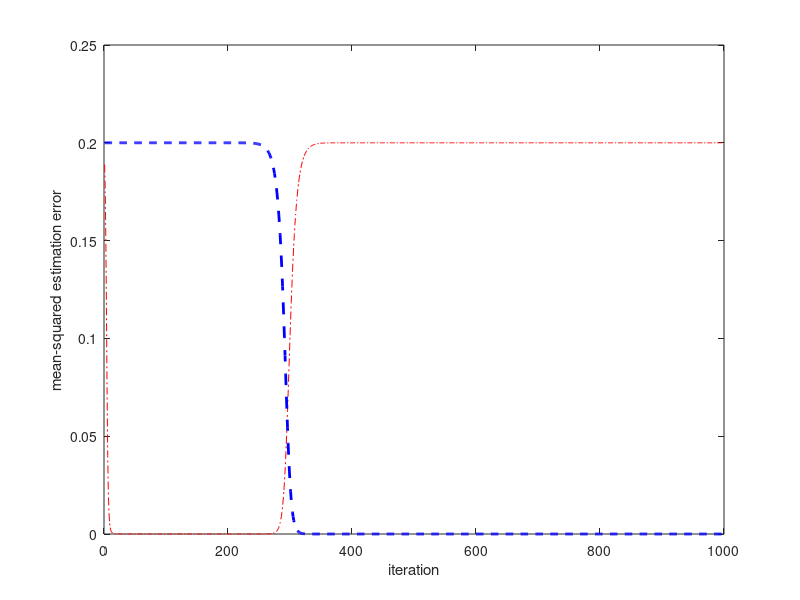

MATLAB code for this plot:
%Using an simple example to see the divergence
%Topology is just the simple example used in the TSP paper
%According to our results, the results of Bertrand seems skeptical

clc;clear all;close all;

%%%Topology
nodes = 10; 
delta = 0.1;
one = ones(nodes,1);

adja = [0 1 0 0 1 0 0 1 1 1;1 0 0 0 0 0 0 0 1 0;0 0 0 1 0 1 1 1 1 0;...
    0 0 1 0 0 1 0 0 0 0;1 0 0 0 0 0 1 1 1 1;0 0 1 1 0 0 1 1 0 0;...
    0 0 1 0 1 1 0 1 0 1;1 0 1 0 1 1 1 0 1 1;1 1 1 0 1 0 0 1 0 1;1 0 0 0 1 0 1 1 1 0];
laplacian = diag(sum(adja,2)) - adja;
matrixC = eye(nodes) - delta*laplacian;

%%%Initial vector
initial = zeros(nodes,1);
initial(1) = 1;
initial = laplacian*initial;

%%%True Fiedler vector
[v,d] = eig(laplacian);
Fiedler = v(:,2);
All = ones(nodes,1)/sqrt(nodes);

iter = 1e3;
FiedlerE = zeros(nodes, iter);
Error = zeros(1, iter);
FiedlerE(:,1) = initial;
FiedlerE(:,1) = FiedlerE(:,1)/norm(FiedlerE(:,1), 2);
Error(1) = (norm(FiedlerE(:,1) - Fiedler, 2))^2/nodes;
ErrorOne = zeros(1,iter);
ErrorOne(1) = (norm(FiedlerE(:,1) - All, 2))^2/nodes;

for i=1:iter-1
    temp = matrixC*FiedlerE(:,i);
    FiedlerE(:,i+1) = temp/norm(temp, 2);
    
    Error(i+1) = (norm(FiedlerE(:,i+1) - Fiedler, 2))^2/nodes;
    ErrorOne(i+1) = (norm(FiedlerE(:,i+1) - All, 2))^2/nodes;
end

figure;
plot(1:iter, Error(:), 'r-.', 1:iter, ErrorOne(:), 'b--', 'linewidth', 2);
xlabel('iteration');
ylabel('mean-squared estimation error');
